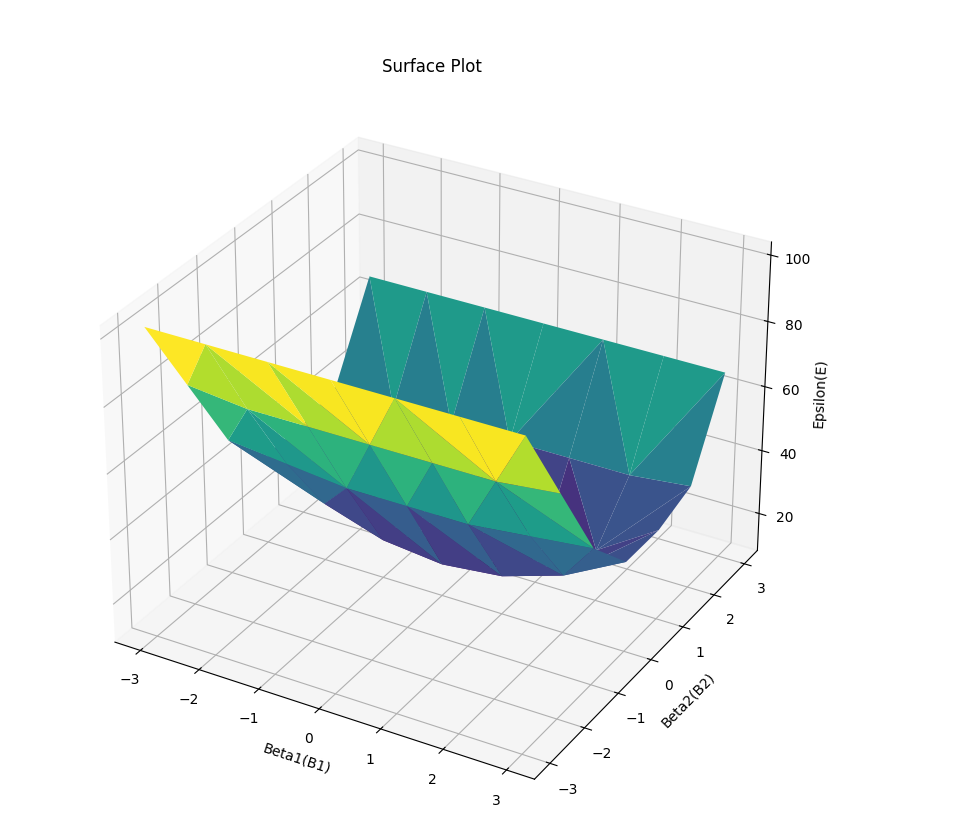

Write the Python code that produced this figure.
import numpy as np
import matplotlib.pyplot as plt

X = np.array([-3, -2, -1, 0, 1, 2, 3])
Y = np.array([7, 2, 0, 0, 0, 2, 7])

beta1= []
beta2 = []
E = []

MinEpsilon = 2 ** 30
B1 = -1
B2 = -1

for i in range(-3,4,1):
   for j in range(-3,4,1):
      b1 = i
      b2 = j
      count = 0
      beta1.append(i)
      beta2.append(j)
      for k in range(len(X)):
          Val = (b1 * X[k]) + (b2 * (X[k]) ** 2)
          count += abs(Y[k] - Val)
      E.append(count)
      if count < MinEpsilon:
          MinEpsilon = count
          B1 = b1
          B2 = b2  

print(f"MinEpsilon is {MinEpsilon} and it occurs when B1 is {B1} and B2 is {B2}")

fig = plt.figure()
ax = fig.add_subplot(111, projection='3d')
ax.plot_trisurf(beta1, beta2,E, cmap='viridis', edgecolor='none')

ax.set_xlabel('Beta1(B1)')
ax.set_ylabel('Beta2(B2)')
ax.set_zlabel('Epsilon(E)')
ax.set_title('Surface Plot')

plt.show()
